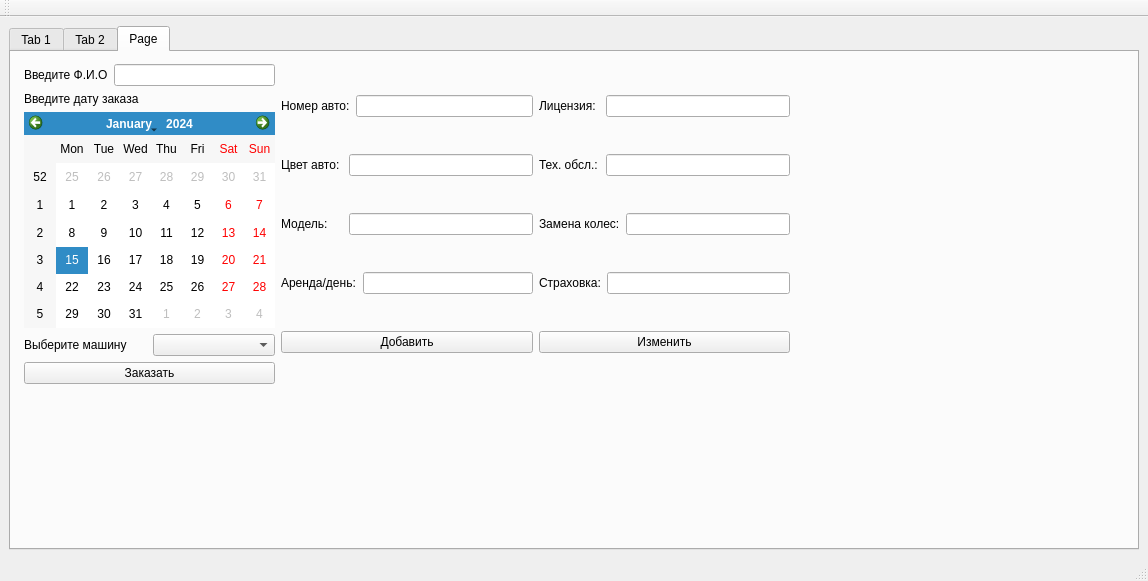
<?xml version="1.0" encoding="UTF-8"?>
<ui version="4.0">
 <class>MainWindow</class>
 <widget class="QMainWindow" name="MainWindow">
  <property name="geometry">
   <rect>
    <x>0</x>
    <y>0</y>
    <width>1148</width>
    <height>581</height>
   </rect>
  </property>
  <property name="windowTitle">
   <string>MainWindow</string>
  </property>
  <widget class="QWidget" name="centralwidget">
   <layout class="QHBoxLayout" name="horizontalLayout">
    <item>
     <widget class="QTabWidget" name="tabWidget">
      <property name="currentIndex">
       <number>2</number>
      </property>
      <widget class="QWidget" name="tab">
       <attribute name="title">
        <string>Tab 1</string>
       </attribute>
       <layout class="QHBoxLayout" name="horizontalLayout_3">
        <item>
         <layout class="QHBoxLayout" name="horizontalLayout_2" stretch="1,2">
          <item>
           <layout class="QVBoxLayout" name="verticalLayout">
            <item>
             <widget class="QLabel" name="label">
              <property name="text">
               <string>Расходы на сегодня</string>
              </property>
             </widget>
            </item>
            <item>
             <widget class="QTableView" name="tableOutlays"/>
            </item>
           </layout>
          </item>
          <item>
           <layout class="QVBoxLayout" name="verticalLayout_2">
            <item>
             <widget class="QLabel" name="label_2">
              <property name="text">
               <string>Доход за сегодня</string>
              </property>
             </widget>
            </item>
            <item>
             <widget class="QTableView" name="tableRent"/>
            </item>
           </layout>
          </item>
         </layout>
        </item>
       </layout>
      </widget>
      <widget class="QWidget" name="tab_2">
       <property name="layoutDirection">
        <enum>Qt::LeftToRight</enum>
       </property>
       <attribute name="title">
        <string>Tab 2</string>
       </attribute>
       <layout class="QVBoxLayout" name="verticalLayout_5">
        <item>
         <layout class="QHBoxLayout" name="horizontalLayout_5">
          <item>
           <layout class="QVBoxLayout" name="verticalLayout_3">
            <item>
             <widget class="QLabel" name="label_3">
              <property name="text">
               <string>Доходрасход за срок</string>
              </property>
             </widget>
            </item>
            <item>
             <layout class="QHBoxLayout" name="horizontalLayout_4" stretch="0,0">
              <item>
               <widget class="QCalendarWidget" name="calendarFirst">
                <property name="styleSheet">
                 <string notr="true">QCalendarWidget QAbstractItemView:enabled 
  {
  	selection-background-color: rgb(64, 64, 64); 
  	selection-color: rgb(3, 255, 255); 
  }</string>
                </property>
               </widget>
              </item>
              <item>
               <widget class="QCalendarWidget" name="calendarSecond">
                <property name="styleSheet">
                 <string notr="true">QCalendarWidget QAbstractItemView:enabled 
  {
  	selection-background-color: rgb(64, 64, 64); 
  	selection-color: rgb(3, 255, 255); 
  }</string>
                </property>
               </widget>
              </item>
             </layout>
            </item>
            <item>
             <widget class="QTableView" name="tableCash">
              <property name="styleSheet">
               <string notr="true">QCalendarWidget QToolButton {
  	height: 60px;
  	width: 150px;
  	color: white;
  	font-size: 24px;
  	icon-size: 56px, 56px;
  	background-color: qlineargradient(x1:0, y1:0, x2:0, y2:1, stop: 0 #cccccc, stop: 1 #333333);
  }
  QCalendarWidget QMenu {
  	width: 150px;
  	left: 20px;
  	color: white;
  	font-size: 18px;
  	background-color: rgb(100, 100, 100);
  }
  QCalendarWidget QSpinBox { 
  	width: 150px; 
  	font-size:24px; 
  	color: white; 
  	background-color: qlineargradient(x1:0, y1:0, x2:0, y2:1, stop: 0 #cccccc, stop: 1 #333333); 
  	selection-background-color: rgb(136, 136, 136);
  	selection-color: rgb(255, 255, 255);
  }
  QCalendarWidget QSpinBox::up-button { subcontrol-origin: border;  subcontrol-position: top right;  width:65px; }
  QCalendarWidget QSpinBox::down-button {subcontrol-origin: border; subcontrol-position: bottom right;  width:65px;}
  QCalendarWidget QSpinBox::up-arrow { width:56px;  height:56px; }
  QCalendarWidget QSpinBox::down-arrow { width:56px;  height:56px; }
   
  /* header row */
  QCalendarWidget QWidget { alternate-background-color: rgb(128, 128, 128); }
   
  /* normal days */
  QCalendarWidget QAbstractItemView:enabled 
  {
  	font-size:24px;  
  	color: rgb(180, 180, 180);  
  	background-color: black;  
  	selection-background-color: rgb(64, 64, 64); 
  	selection-color: rgb(0, 255, 0); 
  }
   
  /* days in other months */
  /* navigation bar */
QCalendarWidget QWidget#qt_calendar_navigationbar
{ 
  background-color: qlineargradient(x1:0, y1:0, x2:0, y2:1, stop: 0 #cccccc, stop: 1 #333333); 
}

QCalendarWidget QAbstractItemView:disabled 
{ 
color: rgb(64, 64, 64); 
}</string>
              </property>
             </widget>
            </item>
           </layout>
          </item>
          <item>
           <layout class="QVBoxLayout" name="verticalLayout_4">
            <item>
             <widget class="QLabel" name="label_4">
              <property name="text">
               <string>Кол-во дней до тех. обслуживания</string>
              </property>
             </widget>
            </item>
            <item>
             <widget class="QTableView" name="tableTech"/>
            </item>
           </layout>
          </item>
         </layout>
        </item>
       </layout>
      </widget>
      <widget class="QWidget" name="tab_3">
       <attribute name="title">
        <string>Page</string>
       </attribute>
       <widget class="QWidget" name="">
        <property name="geometry">
         <rect>
          <x>13</x>
          <y>12</y>
          <width>766</width>
          <height>320</height>
         </rect>
        </property>
        <layout class="QHBoxLayout" name="horizontalLayout_12">
         <item>
          <layout class="QVBoxLayout" name="verticalLayout_6">
           <item>
            <layout class="QHBoxLayout" name="horizontalLayout_6">
             <item>
              <widget class="QLabel" name="label_7">
               <property name="text">
                <string>Введите Ф.И.О</string>
               </property>
              </widget>
             </item>
             <item>
              <widget class="QLineEdit" name="lineFio"/>
             </item>
            </layout>
           </item>
           <item>
            <widget class="QLabel" name="label_5">
             <property name="text">
              <string>Введите дату заказа</string>
             </property>
            </widget>
           </item>
           <item>
            <widget class="QCalendarWidget" name="calendar_rentCar"/>
           </item>
           <item>
            <layout class="QHBoxLayout" name="horizontalLayout_7">
             <item>
              <widget class="QLabel" name="label_6">
               <property name="text">
                <string>Выберите машину</string>
               </property>
              </widget>
             </item>
             <item>
              <widget class="QComboBox" name="comboBoxCars"/>
             </item>
            </layout>
           </item>
           <item>
            <widget class="QPushButton" name="pushButton_rentCar">
             <property name="text">
              <string>Заказать</string>
             </property>
            </widget>
           </item>
          </layout>
         </item>
         <item>
          <layout class="QVBoxLayout" name="verticalLayout_7">
           <item>
            <layout class="QHBoxLayout" name="horizontalLayout_8" stretch="1,3">
             <item>
              <widget class="QLabel" name="label_8">
               <property name="text">
                <string>Номер авто:</string>
               </property>
              </widget>
             </item>
             <item>
              <widget class="QLineEdit" name="lineEdit_id"/>
             </item>
            </layout>
           </item>
           <item>
            <layout class="QHBoxLayout" name="horizontalLayout_9" stretch="1,3">
             <item>
              <widget class="QLabel" name="label_9">
               <property name="text">
                <string>Цвет авто:</string>
               </property>
              </widget>
             </item>
             <item>
              <widget class="QLineEdit" name="lineEdit_colour"/>
             </item>
            </layout>
           </item>
           <item>
            <layout class="QHBoxLayout" name="horizontalLayout_10" stretch="1,3">
             <item>
              <widget class="QLabel" name="label_10">
               <property name="text">
                <string>Модель:</string>
               </property>
              </widget>
             </item>
             <item>
              <widget class="QLineEdit" name="lineEdit_model"/>
             </item>
            </layout>
           </item>
           <item>
            <layout class="QHBoxLayout" name="horizontalLayout_11" stretch="1,3">
             <property name="spacing">
              <number>7</number>
             </property>
             <property name="bottomMargin">
              <number>0</number>
             </property>
             <item>
              <widget class="QLabel" name="label_11">
               <property name="text">
                <string>Аренда/день:</string>
               </property>
              </widget>
             </item>
             <item>
              <widget class="QLineEdit" name="lineEdit_rent"/>
             </item>
            </layout>
           </item>
           <item>
            <widget class="QPushButton" name="pushButton_addcar">
             <property name="text">
              <string>Добавить</string>
             </property>
            </widget>
           </item>
          </layout>
         </item>
         <item>
          <layout class="QVBoxLayout" name="verticalLayout_8">
           <item>
            <layout class="QHBoxLayout" name="horizontalLayout_13" stretch="1,3">
             <item>
              <widget class="QLabel" name="label_15">
               <property name="text">
                <string>Лицензия:</string>
               </property>
              </widget>
             </item>
             <item>
              <widget class="QLineEdit" name="lineEdit_license"/>
             </item>
            </layout>
           </item>
           <item>
            <layout class="QHBoxLayout" name="horizontalLayout_14" stretch="1,3">
             <item>
              <widget class="QLabel" name="label_16">
               <property name="text">
                <string>Тех. обсл.:</string>
               </property>
              </widget>
             </item>
             <item>
              <widget class="QLineEdit" name="lineEdit_t_o"/>
             </item>
            </layout>
           </item>
           <item>
            <layout class="QHBoxLayout" name="horizontalLayout_15" stretch="1,3">
             <item>
              <widget class="QLabel" name="label_17">
               <property name="text">
                <string>Замена колес:</string>
               </property>
              </widget>
             </item>
             <item>
              <widget class="QLineEdit" name="lineEdit_wheels"/>
             </item>
            </layout>
           </item>
           <item>
            <layout class="QHBoxLayout" name="horizontalLayout_16" stretch="1,3">
             <item>
              <widget class="QLabel" name="label_18">
               <property name="text">
                <string>Страховка:</string>
               </property>
              </widget>
             </item>
             <item>
              <widget class="QLineEdit" name="lineEdit_insurance"/>
             </item>
            </layout>
           </item>
           <item>
            <widget class="QPushButton" name="pushButton_change">
             <property name="text">
              <string>Изменить</string>
             </property>
            </widget>
           </item>
          </layout>
         </item>
        </layout>
       </widget>
      </widget>
     </widget>
    </item>
   </layout>
  </widget>
  <widget class="QMenuBar" name="menubar">
   <property name="geometry">
    <rect>
     <x>0</x>
     <y>0</y>
     <width>1148</width>
     <height>25</height>
    </rect>
   </property>
  </widget>
  <widget class="QStatusBar" name="statusbar"/>
  <widget class="QToolBar" name="toolBar">
   <property name="windowTitle">
    <string>toolBar</string>
   </property>
   <attribute name="toolBarArea">
    <enum>TopToolBarArea</enum>
   </attribute>
   <attribute name="toolBarBreak">
    <bool>false</bool>
   </attribute>
  </widget>
 </widget>
 <resources/>
 <connections/>
</ui>
